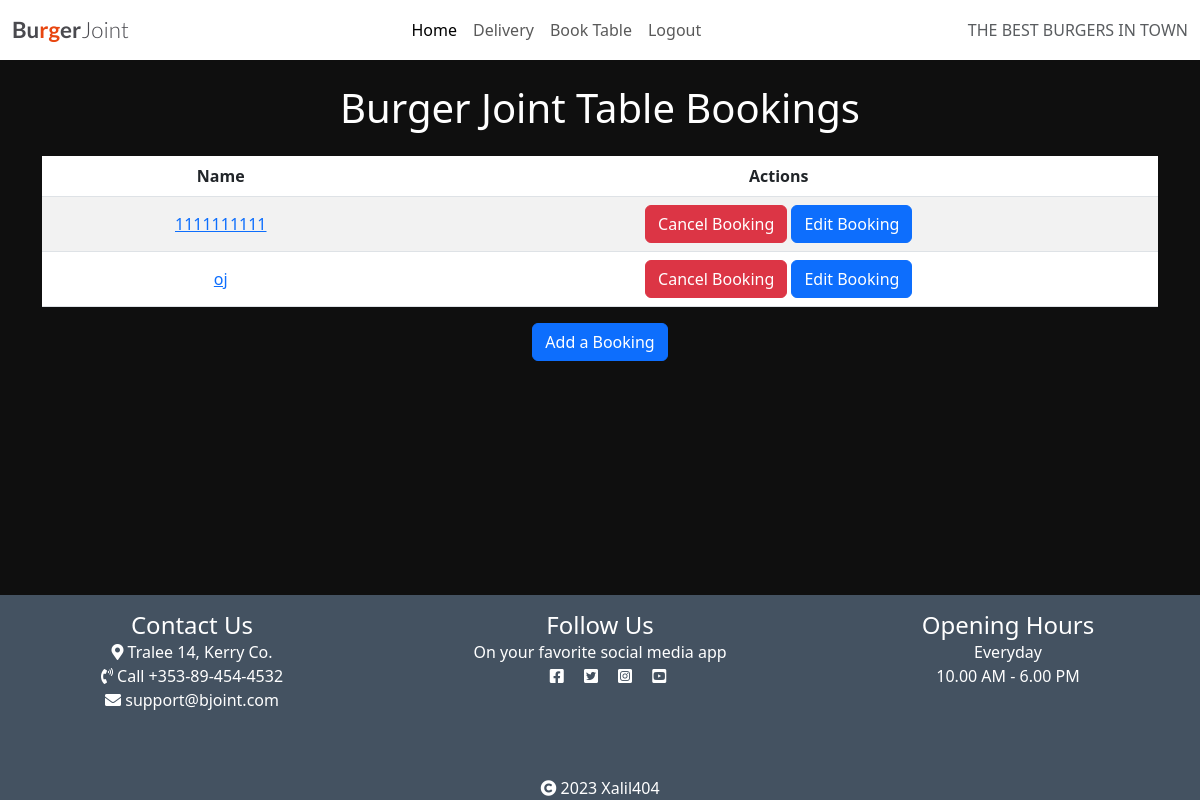
The page /booktable/ (signed in) on the database as committed earlier.
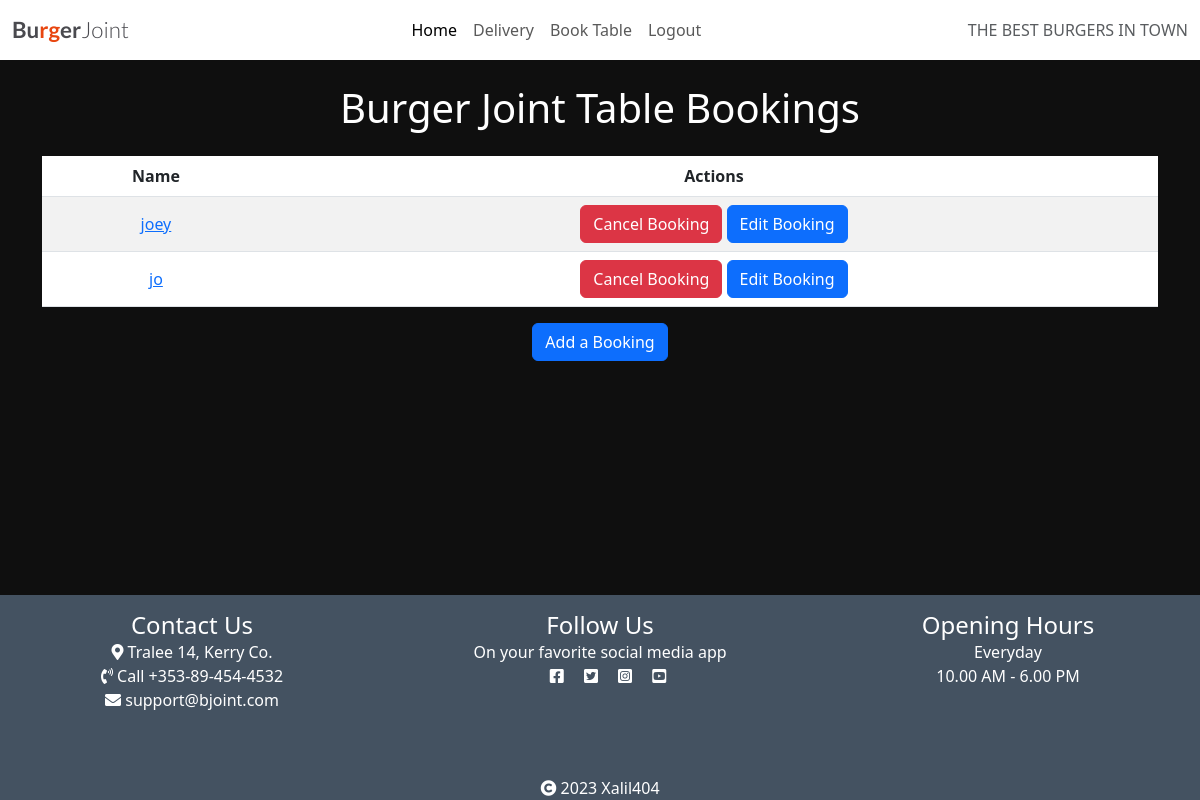
The same page on the database as committed later.
### Booking_App/models.py (models this page shows, shortened)
class Booking(models.Model):
    user = models.ForeignKey(User, on_delete=models.CASCADE, default=1)
    name = models.CharField(max_length=50, null=False, blank=False)
    phone_number = models.CharField(max_length=15, null=False, blank=False)
    email = models.EmailField(null=False, blank=False)
    number_of_people = models.IntegerField(null=False, blank=False)
    booking_date = models.DateTimeField(
        null=False,
        blank=False,
        default=get_current_date
    )
    booking_time = models.TimeField(
        null=False,
        blank=False,
        default=timezone.now
    )
    meals_desired = models.CharField(
        max_length=80,
        choices=[
            ('CHARBURGER WITH CHEESE', 'CHARBURGER WITH CHEESE'),
            ('CHARBURGER', 'CHARBURGER'),
            ('DOUBLE CHAR WITH CHEESE', 'DOUBLE CHAR WITH CHEESE'),
            ('BBQ CHAR WITH CHEESE', 'BBQ CHAR WITH CHEESE'),
            ('PORTABELLA CHAR', 'PORTABELLA CHAR'),
            ('TERIYAKI CHAR', 'TERIYAKI CHAR'),
            ('GRILLED CHICKEN-WICH', 'GRILLED CHICKEN-WICH'),
            ('SPICY CRISPY CHICKEN', 'SPICY CRISPY CHICKEN'),
            ('CHICKEN CLUB', 'CHICKEN CLUB'),
            ('AHI TUNA FILET', 'AHI TUNA FILET'),
            ('VEGGIE BURGER', 'VEGGIE BURGER'),
            ('VEGGIE CHEESE BURGER', 'VEGGIE CHEESE BURGER'),
            ('CHICKEN CAESAR', 'CHICKEN CAESAR'),
            ('GARDEN SALAD', 'GARDEN SALAD'),
            ('10 PCS CRISPY', '10 PCS CRISPY'),
            ('FRENCH FRIES', 'FRENCH FRIES'),
            ('ONION RINGS', 'ONION RINGS'),
        ],
        null=False,
        blank=False,
        default='CHARBURGER'
    )

### Booking_App/views.py (the view)
# urls.py: path('booktable/', booktable, name='booktable'),
@login_required
def booktable(request):
    bookings = Booking.objects.filter(user=request.user)
    context = {
        'bookings': bookings
    }
    return render(request, 'booktable.html', {'bookings': bookings})

### templates/booktable.html (shortened to what this page needs)
{% extends "base.html" %}
{% block content %}
<div class="container mt-4 text-center">
    <h1 class="mb-4 text-white">Burger Joint Table Bookings</h1>
    <table class="table table-striped">
        <thead>
            <tr>
                <th>Name</th>
                <th>Actions</th>
            </tr>
        </thead>
        <tbody>
            {% for booking in bookings %}
            <tr>
                <td>
                    <button class="btn btn-link" type="button" data-bs-toggle="collapse"
                        data-bs-target="#booking{{ booking.id }}" aria-expanded="false">
                        {{ booking.name }}
                    </button>
                </td>
                <td>
                    <a class="btn btn-danger delete-booking" href="#" data-bs-toggle="modal"
                        data-bs-target="#confirmDeleteModal" data-booking-id="{{ booking.id }}"
                        data-delete-url="{% url 'delete_booking' booking.id %}">Cancel Booking</a>
                    <a class="btn btn-primary" href="{% url 'edit_booking' booking.id %}">Edit Booking</a>
                </td>
            </tr>
            {% empty %}
            <tr>
                <td colspan="2">You have no Burger Joint Bookings to Show</td>
            </tr>
            {% endfor %}
        </tbody>
    </table>
    <a class="btn btn-primary" href="/addtable">Add a Booking</a>
</div>
{% endblock %}

Rows that differ between the two databases and show on the page:
removed Booking: name "1111111111"
changed Booking: name "oj" → "joey"
added Booking: name "jo"
